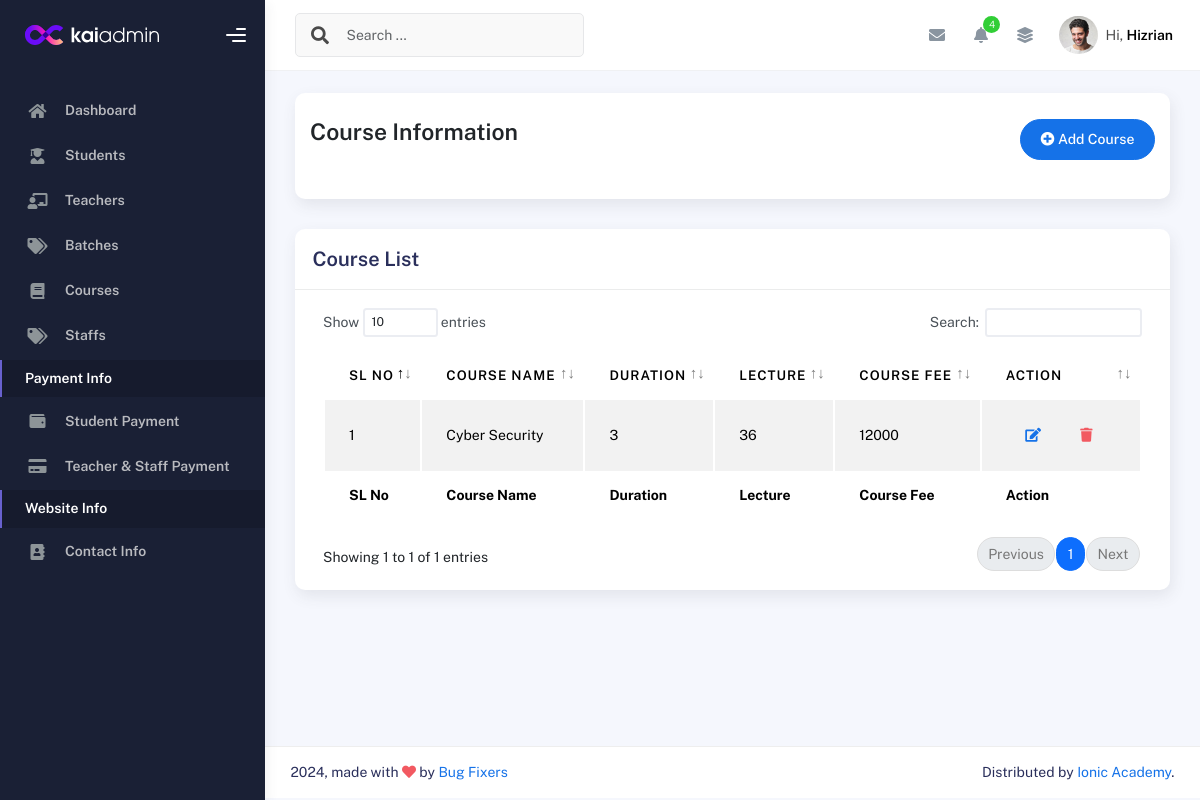
Screenshot of /courselist/ with the database file from the repository.
### IMSapp/models.py (models this page shows)
class CourseInfoModel(models.Model):
    CourseName=models.CharField(max_length=150, null=True)
    Sologan=models.CharField(max_length=100, null=True)
    Lecture=models.IntegerField(null=True)
    CourseDuration=models.IntegerField(null=True)
    WeeklyClass=models.IntegerField(null=True)
    ClassDuration=models.IntegerField(null=True)
    TotalProject=models.IntegerField(null=True)
    CourseOverview=models.TextField(null=True)
    CourseCurrriculum=models.TextField(null=True)
    Software=models.TextField(max_length=200, null=True)
    CourseFor=models.TextField(null=True)
    JobPositions=models.TextField(null=True)
    CourseFee=models.IntegerField(null=True)
    IntroVideo=models.CharField(max_length=200, null=True)
    CourseImage=models.ImageField(upload_to='media/courseImage', null=True)

### IMSapp/courseviews.py (the view)
# urls.py: path('courselist/',courselist,name="courselist"),
def courselist(request):
    coursedata = CourseInfoModel.objects.all()
    context = {
        'coursedata':coursedata
    }
    return render(request,'courses/courselist.html',context)

### IMSapp/templates/courses/courselist.html
{% extends "profilemaster/master.html" %}
{% block content %}
<div class="col-sm-12 col-md-12">
    <div class="card card-stats card-round">
        <div class="card-body">
            <div class="d-flex align-items-left align-items-md-center flex-column flex-md-row pt-2 pb-4">
                <div>
                    <h3 class="fw-bold mb-3">Course Information</h3>
                </div>
                <div class="ms-md-auto py-2 py-md-0">
                    <a href="{% url 'addcourse' %}" class="btn btn-primary btn-round"><i class="fas fa-plus-circle"></i> Add Course</a>
                </div>
            </div>
        </div>
    </div>
</div>
<div class="col-md-12">
    <div class="card">
      <div class="card-header">
        <h4 class="card-title">Course List</h4>
      </div>
      <div class="card-body">
        <div class="table-responsive">
          <table id="basic-datatables" class="display table table-striped table-hover">
            <thead>
              <tr>
                <th>SL No</th>
                <th>Course Name</th>
                <th>Duration</th>
                <th>Lecture</th>
                <th>Course Fee</th>
                <th>Action</th>
              </tr>
            </thead>
            <tfoot>
              <tr>
                <th>SL No</th>
                <th>Course Name</th>
                <th>Duration</th>
                <th>Lecture</th>
                <th>Course Fee</th>
                <th>Action</th>
              </tr>
            </tfoot>
            <tbody>
              {% for i in coursedata %}
                <tr>
                  <td>{{forloop.counter}}</td>
                  <td>{{i.CourseName}}</td>
                  <td>{{i.CourseDuration}}</td>
                  <td>{{i.Lecture}}</td>
                  <td>{{i.CourseFee}}</td>
                  <td>
                    <div class="form-button-action">
                      <a href="{% url 'editcourse' i.id %}" class="btn btn-link btn-primary btn-md">
                        <i class="fa fa-edit"></i>
                      </a>
                      <a href="{% url 'deletecourse' i.id %}" class="btn btn-link btn-danger btn-md">
                        <i class="fa fa-trash"></i>
                      </a>
                    </div>
                  </td>
                </tr>
              {% endfor %}
            </tbody>
          </table>
        </div>
      </div>
    </div>
  </div>
{% endblock content %}

### rows the page displays
CourseInfoModel: CourseName "Cyber Security", CourseDuration "3", Lecture "36", CourseFee "12000"
